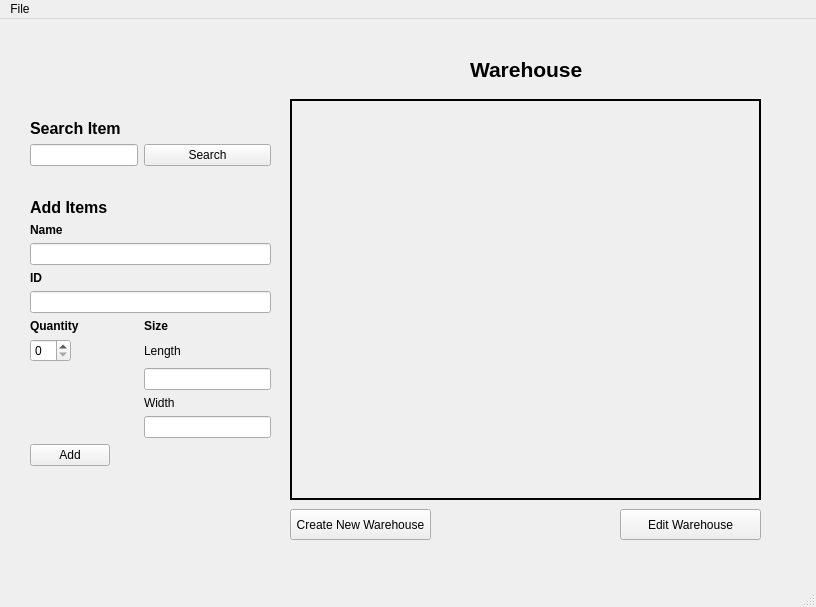
<?xml version="1.0" encoding="UTF-8"?>
<ui version="4.0">
 <class>MainWindow</class>
 <widget class="QMainWindow" name="MainWindow">
  <property name="geometry">
   <rect>
    <x>0</x>
    <y>0</y>
    <width>816</width>
    <height>607</height>
   </rect>
  </property>
  <property name="windowTitle">
   <string>MainWindow</string>
  </property>
  <widget class="QWidget" name="centralwidget">
   <widget class="QWidget" name="formLayoutWidget">
    <property name="geometry">
     <rect>
      <x>30</x>
      <y>100</y>
      <width>241</width>
      <height>361</height>
     </rect>
    </property>
    <layout class="QFormLayout" name="formLayout">
     <item row="0" column="0">
      <widget class="QLabel" name="label">
       <property name="font">
        <font>
         <pointsize>12</pointsize>
         <weight>75</weight>
         <bold>true</bold>
        </font>
       </property>
       <property name="text">
        <string>Search Item</string>
       </property>
      </widget>
     </item>
     <item row="2" column="0">
      <widget class="QLineEdit" name="lineEdit"/>
     </item>
     <item row="2" column="1">
      <widget class="QPushButton" name="pushButton_6">
       <property name="text">
        <string>Search</string>
       </property>
      </widget>
     </item>
     <item row="3" column="0" colspan="2">
      <spacer name="horizontalSpacer">
       <property name="orientation">
        <enum>Qt::Horizontal</enum>
       </property>
       <property name="sizeHint" stdset="0">
        <size>
         <width>40</width>
         <height>20</height>
        </size>
       </property>
      </spacer>
     </item>
     <item row="4" column="0">
      <widget class="QLabel" name="label_2">
       <property name="font">
        <font>
         <pointsize>12</pointsize>
         <weight>75</weight>
         <bold>true</bold>
        </font>
       </property>
       <property name="text">
        <string>Add Items</string>
       </property>
      </widget>
     </item>
     <item row="5" column="0">
      <widget class="QLabel" name="label_4">
       <property name="font">
        <font>
         <weight>75</weight>
         <bold>true</bold>
        </font>
       </property>
       <property name="text">
        <string>Name</string>
       </property>
      </widget>
     </item>
     <item row="7" column="0">
      <widget class="QLabel" name="label_5">
       <property name="font">
        <font>
         <weight>75</weight>
         <bold>true</bold>
        </font>
       </property>
       <property name="text">
        <string>ID</string>
       </property>
      </widget>
     </item>
     <item row="10" column="0">
      <widget class="QLabel" name="label_6">
       <property name="font">
        <font>
         <weight>75</weight>
         <bold>true</bold>
        </font>
       </property>
       <property name="text">
        <string>Quantity</string>
       </property>
      </widget>
     </item>
     <item row="8" column="0" colspan="2">
      <widget class="QLineEdit" name="lineEdit_3"/>
     </item>
     <item row="6" column="0" colspan="2">
      <widget class="QLineEdit" name="lineEdit_2"/>
     </item>
     <item row="10" column="1">
      <widget class="QLabel" name="label_7">
       <property name="font">
        <font>
         <weight>75</weight>
         <bold>true</bold>
        </font>
       </property>
       <property name="text">
        <string>Size</string>
       </property>
      </widget>
     </item>
     <item row="12" column="1">
      <widget class="QLineEdit" name="lineEdit_5"/>
     </item>
     <item row="14" column="1">
      <widget class="QLineEdit" name="lineEdit_4"/>
     </item>
     <item row="11" column="0">
      <widget class="QSpinBox" name="spinBox"/>
     </item>
     <item row="11" column="1">
      <widget class="QLabel" name="label_8">
       <property name="text">
        <string>Length</string>
       </property>
      </widget>
     </item>
     <item row="13" column="1">
      <widget class="QLabel" name="label_9">
       <property name="text">
        <string>Width</string>
       </property>
      </widget>
     </item>
     <item row="16" column="0">
      <widget class="QPushButton" name="pushButton">
       <property name="text">
        <string>Add</string>
       </property>
      </widget>
     </item>
    </layout>
   </widget>
   <widget class="QFrame" name="frame">
    <property name="geometry">
     <rect>
      <x>290</x>
      <y>80</y>
      <width>471</width>
      <height>401</height>
     </rect>
    </property>
    <property name="frameShape">
     <enum>QFrame::WinPanel</enum>
    </property>
    <property name="frameShadow">
     <enum>QFrame::Plain</enum>
    </property>
   </widget>
   <widget class="QPushButton" name="pushButton_7">
    <property name="geometry">
     <rect>
      <x>290</x>
      <y>490</y>
      <width>141</width>
      <height>31</height>
     </rect>
    </property>
    <property name="text">
     <string>Create New Warehouse</string>
    </property>
   </widget>
   <widget class="QPushButton" name="pushButton_8">
    <property name="geometry">
     <rect>
      <x>620</x>
      <y>490</y>
      <width>141</width>
      <height>31</height>
     </rect>
    </property>
    <property name="text">
     <string>Edit Warehouse</string>
    </property>
   </widget>
   <widget class="QLabel" name="label_3">
    <property name="geometry">
     <rect>
      <x>470</x>
      <y>30</y>
      <width>121</width>
      <height>41</height>
     </rect>
    </property>
    <property name="font">
     <font>
      <pointsize>16</pointsize>
      <weight>75</weight>
      <bold>true</bold>
     </font>
    </property>
    <property name="text">
     <string>Warehouse</string>
    </property>
   </widget>
  </widget>
  <widget class="QStatusBar" name="statusbar"/>
  <widget class="QMenuBar" name="menubar">
   <property name="geometry">
    <rect>
     <x>0</x>
     <y>0</y>
     <width>816</width>
     <height>21</height>
    </rect>
   </property>
   <widget class="QMenu" name="menuFile">
    <property name="title">
     <string>File</string>
    </property>
    <addaction name="actionNew"/>
    <addaction name="actionOpen"/>
    <addaction name="actionSave"/>
    <addaction name="actionExit"/>
   </widget>
   <addaction name="menuFile"/>
  </widget>
  <action name="actionNew">
   <property name="text">
    <string>New..</string>
   </property>
  </action>
  <action name="actionOpen">
   <property name="text">
    <string>Open..</string>
   </property>
  </action>
  <action name="actionSave">
   <property name="text">
    <string>Save</string>
   </property>
   <property name="shortcutContext">
    <enum>Qt::WindowShortcut</enum>
   </property>
  </action>
  <action name="actionExit">
   <property name="text">
    <string>Exit</string>
   </property>
  </action>
 </widget>
 <resources/>
 <connections/>
</ui>
